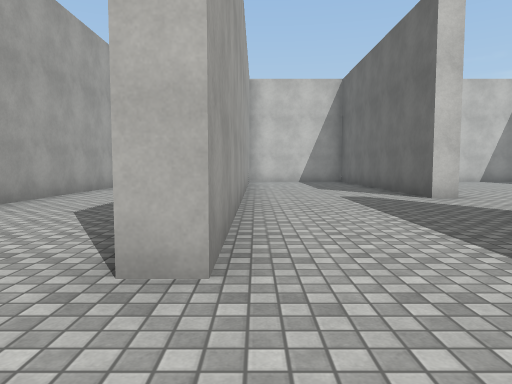
[1] (above)

15 first-person views from a walk through a Unity game level. The camera is 1.2 m above the floor, tilts 4° down and sees 70° across. The floor is counted in squares, 2 m on a side. Each view is taken from the middle of a square. On the plan, view 1 faces up. The plan holds only what a view shows up to about 10 squares ahead; the rest is blank. The place goes on beyond the plan. The player is left out. Surface patterns are stand-ins for the level's own textures.

[2]
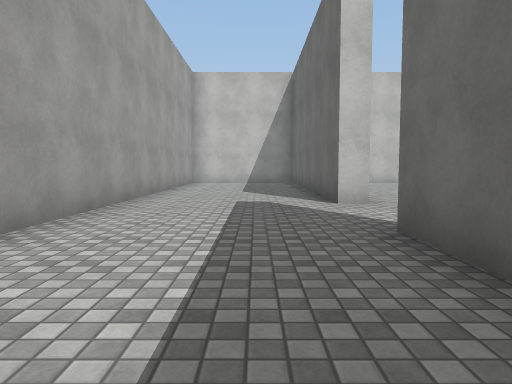

[3]
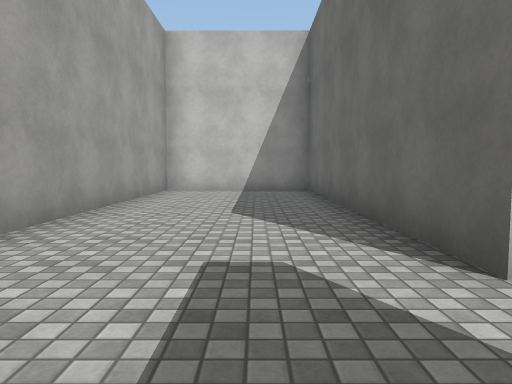

[4]
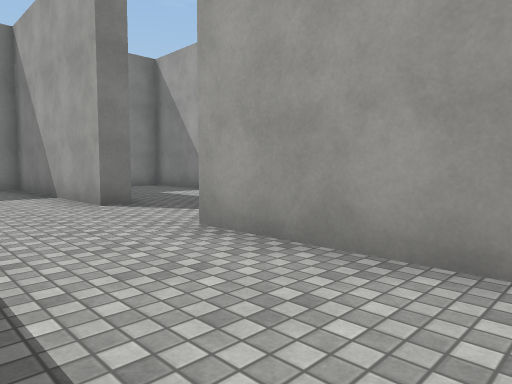

[5]
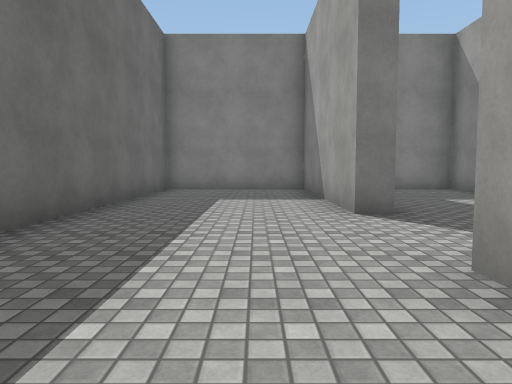

[6]
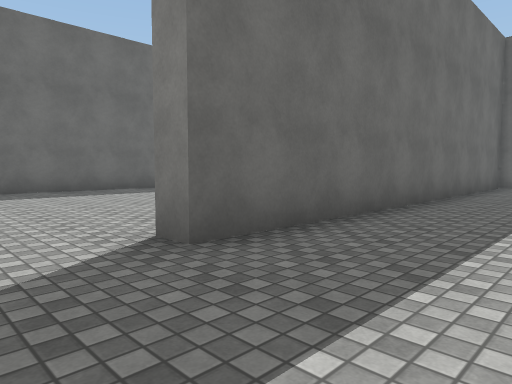

[7]
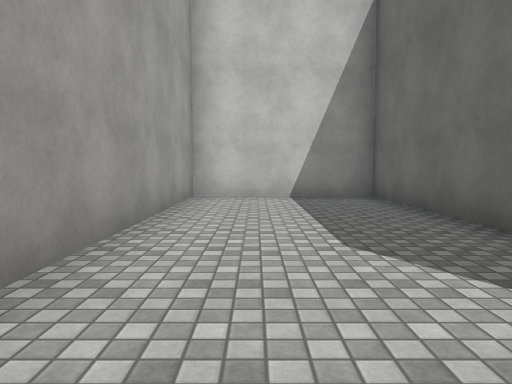

[8]
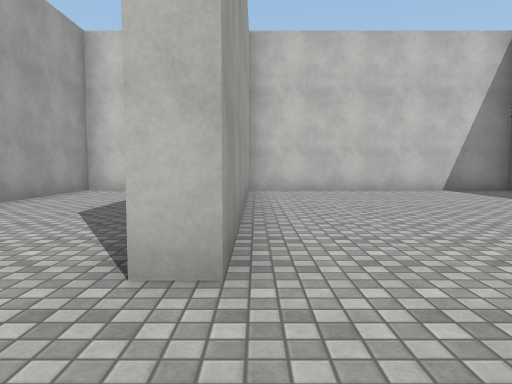

[9]
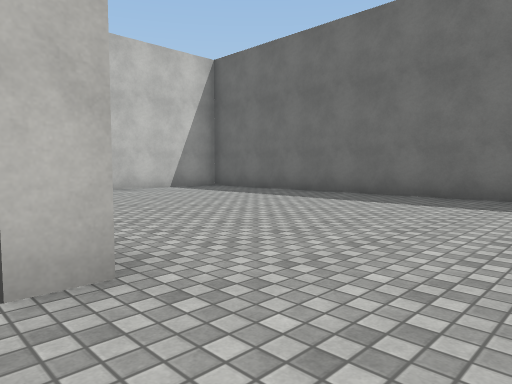

[10]
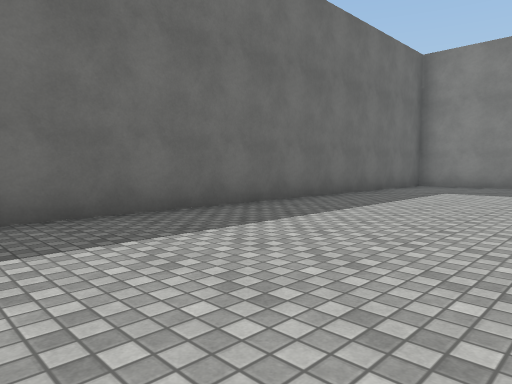

[11]
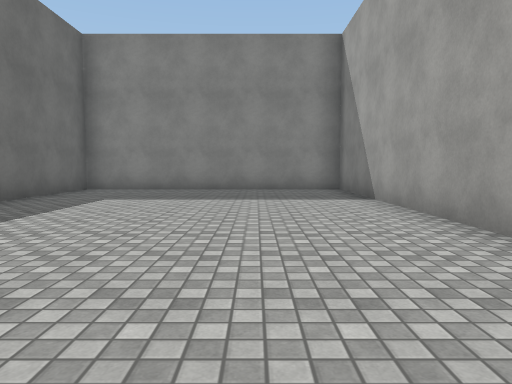

[12]
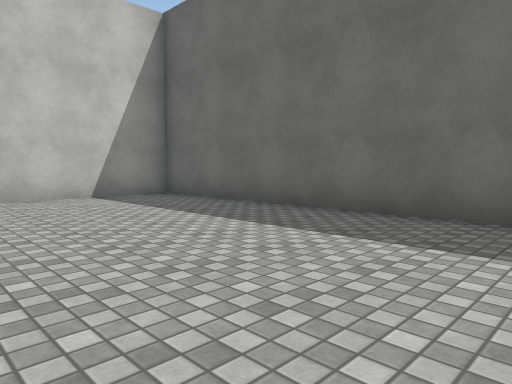

[13]
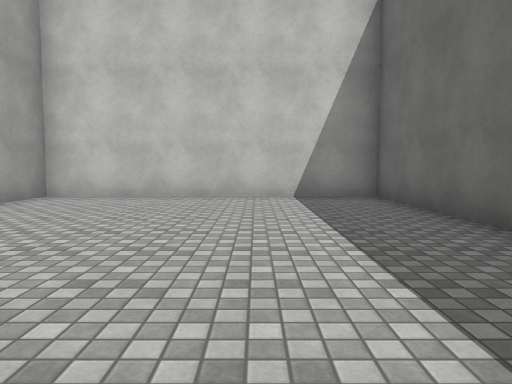

[14]
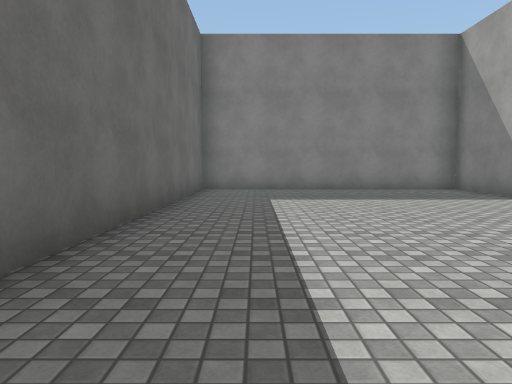

[15]
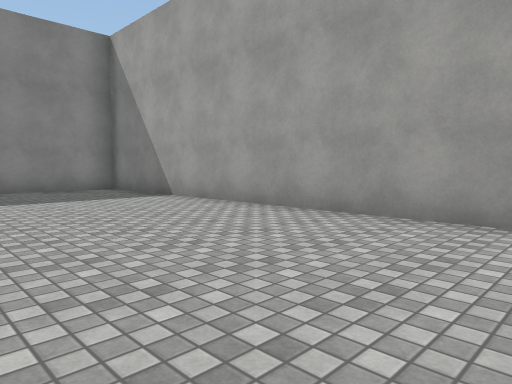

### Floor plan
Ten units are one square. View 1 is at (0, 0); x grows to the right and y downward. Boxes are objects, and circles mark ways between rooms. Rooms are numbered by the first view taken in them; rooms with no view inside come last. Other rooms are left out.
<svg viewBox="-15 -148 124 208">
<path fill="none" stroke="#000" d="M38 -69 33 -69 33 -143 -2 -143 -2 -19 -8 -19M-9 6 -2 6 -2 55 33 55 33 -44M38 -34 38 55 104 55 104 -143 38 -143 38 -69M33 -44 39 -44"/>
<circle cx="30" cy="-55" r="3" fill="#2a7"/>
<text x="10" y="-40">1</text>
<text x="70" y="-50">2</text>
</svg>
Room 1 opens to room 2.

Where each view was taken, in squares from view 1:
view 1: 0 up, 0 right, facing up
view 2: 1 up, 2 right, facing up
view 3: 5 up, 2 right, facing up
view 4: 5 up, 2 right, facing down-left
view 5: 4 up, 1 right, facing down
view 6: 6 up, 1 right, facing down-right
view 7: 7 up, 1 right, facing up
view 8: 5 up, 4 right, facing up
view 9: 5 up, 3 right, facing up-right
view 10: 6 up, 6 right, facing down-right
view 11: 4 up, 6 right, facing down
view 12: 7 up, 6 right, facing up-right
view 13: 7 up, 8 right, facing up
view 14: 4 up, 9 right, facing down
view 15: 4 up, 8 right, facing down-left
